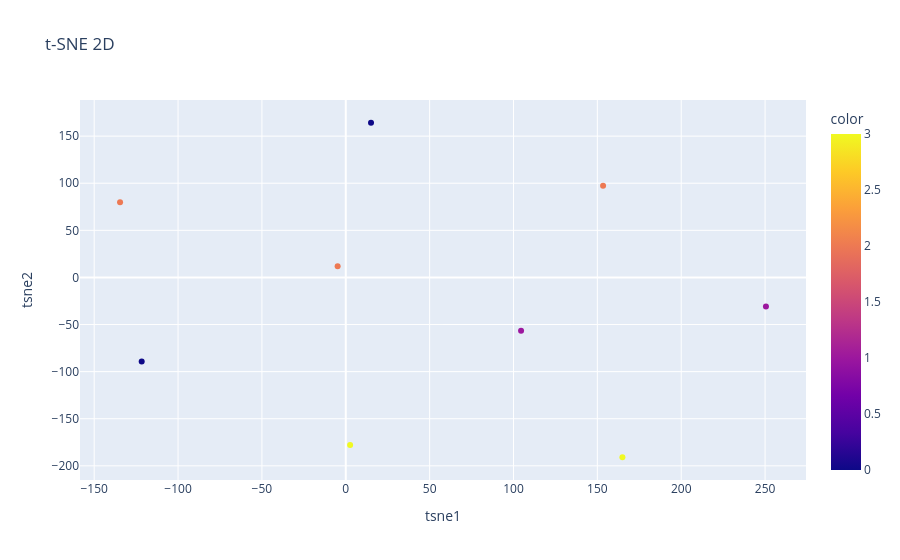
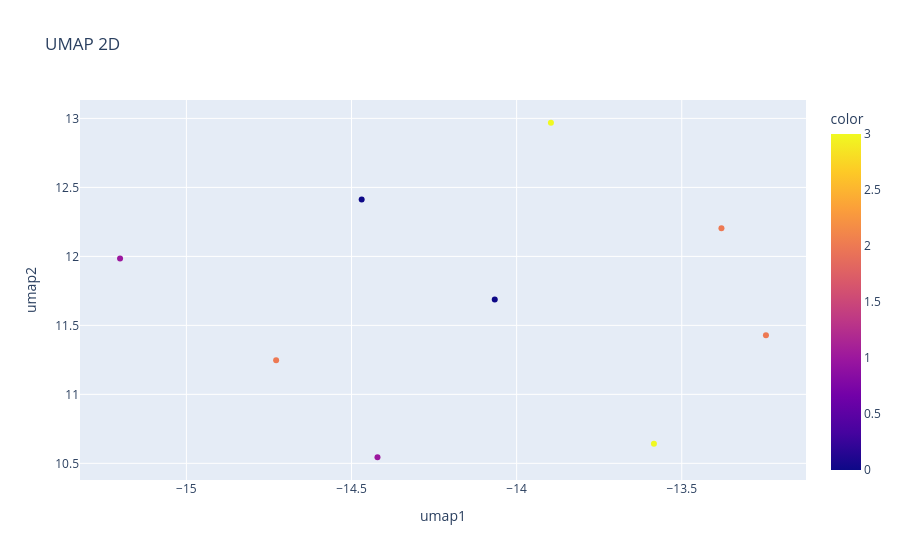

Notebook code for these charts, in order:
### Markdown cell above
### t-SNE y UMAP (embeddings existentes)
Mostramos los embeddings generados por los pipelines y coloreamos por cluster (si está disponible).

### Code cell
# Cargar embeddings t-SNE/UMAP y opcionalmente colorear por cluster si labels coinciden
tsne_path = os.path.join(red_dir, 'embeddings_tsne.csv')
umap_path = os.path.join(red_dir, 'embeddings_umap.csv')
# Construir perfiles por cluster y generar etiquetas semánticas de variables dominantes
labels_df = None
for name in ['kmeans_labels.csv','dbscan_labels.csv','hier_labels.csv','gmm_labels.csv']:
    p = os.path.join(clu_dir, name)
    if os.path.exists(p):
        labels_df = read_csv_robusto(p)
        break

# Utilidad para graficar 2D con Plotly o Matplotlib
def scatter2d(df, title):
    num_cols = df.select_dtypes(include=[float,int]).columns.tolist()
    if len(num_cols) < 2:
        return
    xcol, ycol = num_cols[0], num_cols[1]
    try:
        import plotly.express as px
        if labels_df is not None and 'cluster' in labels_df.columns and len(labels_df) == len(df):
            px.scatter(df, x=xcol, y=ycol, color=labels_df['cluster'], title=title).show()
        else:
            px.scatter(df, x=xcol, y=ycol, title=title).show()
    except Exception:
        import matplotlib.pyplot as plt
        plt.figure(figsize=(6,5))
        if labels_df is not None and 'cluster' in labels_df.columns and len(labels_df) == len(df):
            plt.scatter(df[xcol], df[ycol], c=labels_df['cluster'], cmap='tab10', s=20)
        else:
            plt.scatter(df[xcol], df[ycol], s=20)
        plt.title(title); plt.xlabel(xcol); plt.ylabel(ycol); plt.grid(True); plt.show()

# Graficar embeddings si existen
if os.path.exists(tsne_path):
    scatter2d(read_csv_robusto(tsne_path), 't-SNE 2D')
if os.path.exists(umap_path):
    scatter2d(read_csv_robusto(umap_path), 'UMAP 2D')

### Figure 1 — Plotly figure (JSON) as saved in the notebook; plotly's stock layout.template omitted (floating-point values rounded to 4 significant figures)
{"data": [{"hovertemplate": "tsne1=%{x}<br>tsne2=%{y}<br>color=%{marker.color}<extra></extra>", "legendgroup": "", "marker": {"color": [2, 2, 2, 0, 0, 1, 1, 3, 3], "coloraxis": "coloraxis", "symbol": "circle"}, "mode": "markers", "name": "", "orientation": "v", "showlegend": false, "type": "scatter", "x": [-4.847, -134.6, 153.4, 15.06, -121.7, 104.5, 250.5, 164.9, 2.581], "xaxis": "x", "y": [11.83, 79.83, 97.42, 164.2, -89.18, -56.47, -30.8, -190.9, -177.8], "yaxis": "y"}], "layout": {"coloraxis": {"colorbar": {"title": {"text": "color"}}, "colorscale": [[0, "#0d0887"], [0.1111, "#46039f"], [0.2222, "#7201a8"], [0.3333, "#9c179e"], [0.4444, "#bd3786"], [0.5556, "#d8576b"], [0.6667, "#ed7953"], [0.7778, "#fb9f3a"], [0.8889, "#fdca26"], [1, "#f0f921"]]}, "legend": {"tracegroupgap": 0}, "title": {"text": "t-SNE 2D"}, "xaxis": {"anchor": "y", "domain": [0, 1], "title": {"text": "tsne1"}}, "yaxis": {"anchor": "x", "domain": [0, 1], "title": {"text": "tsne2"}}}}

### Figure 2 — Plotly figure (JSON) as saved in the notebook; plotly's stock layout.template omitted (floating-point values rounded to 4 significant figures)
{"data": [{"hovertemplate": "umap1=%{x}<br>umap2=%{y}<br>color=%{marker.color}<extra></extra>", "legendgroup": "", "marker": {"color": [2, 2, 2, 0, 0, 1, 1, 3, 3], "coloraxis": "coloraxis", "symbol": "circle"}, "mode": "markers", "name": "", "orientation": "v", "showlegend": false, "type": "scatter", "x": [-14.73, -13.25, -13.38, -14.07, -14.47, -14.42, -15.2, -13.58, -13.9], "xaxis": "x", "y": [11.25, 11.43, 12.2, 11.69, 12.41, 10.54, 11.98, 10.64, 12.97], "yaxis": "y"}], "layout": {"coloraxis": {"colorbar": {"title": {"text": "color"}}, "colorscale": [[0, "#0d0887"], [0.1111, "#46039f"], [0.2222, "#7201a8"], [0.3333, "#9c179e"], [0.4444, "#bd3786"], [0.5556, "#d8576b"], [0.6667, "#ed7953"], [0.7778, "#fb9f3a"], [0.8889, "#fdca26"], [1, "#f0f921"]]}, "legend": {"tracegroupgap": 0}, "title": {"text": "UMAP 2D"}, "xaxis": {"anchor": "y", "domain": [0, 1], "title": {"text": "umap1"}}, "yaxis": {"anchor": "x", "domain": [0, 1], "title": {"text": "umap2"}}}}
